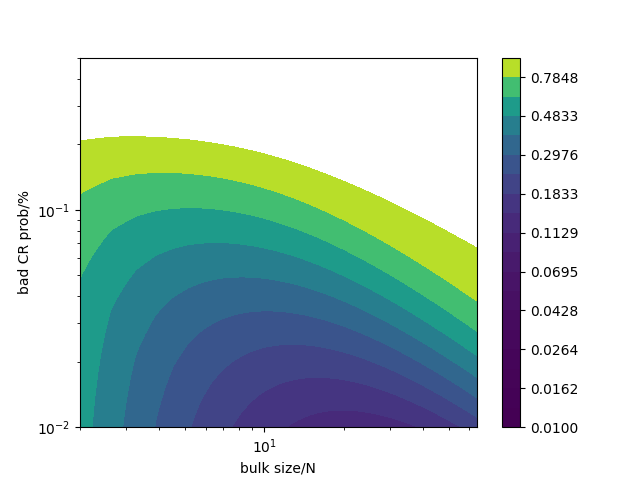

Recreate this plot in Python.
from matplotlib import cm
import matplotlib.pyplot as plt
from mpl_toolkits.mplot3d import Axes3D

import numpy as np
from math import *

@np.vectorize
def ratio(n, p):
    ps = [(1-p)**n, n*p*(1-p)**(n-1)]
    ps.extend([1-sum(ps)])
    # print(ps)
    tt = [1, 2*log(n)+2, n+4]
    # print(tt)
    r = sum([p*t for (p, t) in zip(ps, tt)])
    # print(r)
    return r / n

nn = np.linspace(2, 64, 100)
pp = np.logspace(-2, -0.3, 100)

N, P = np.meshgrid(nn, pp)
print(N, P)

R = ratio(N, P)
print(R)

fig = plt.figure()
# ax = fig.add_subplot(projection='3d')
# ax.set_xscale('log')
# surf = ax.plot_surface(N, P, R, cmap=cm.coolwarm,
#                        linewidth=0, antialiased=True)
# fig.colorbar(surf, shrink=0.5, aspect=5)
plt.contourf(N, P, R, levels=np.logspace(-2, 0, 20))
plt.xscale('log')  # 设置 X 轴为对数刻度
plt.yscale('log')  # 设置 Y 轴为对数刻度
plt.xlabel('bulk size/N')
plt.ylabel('bad CR prob/%')
plt.colorbar()
plt.show()
